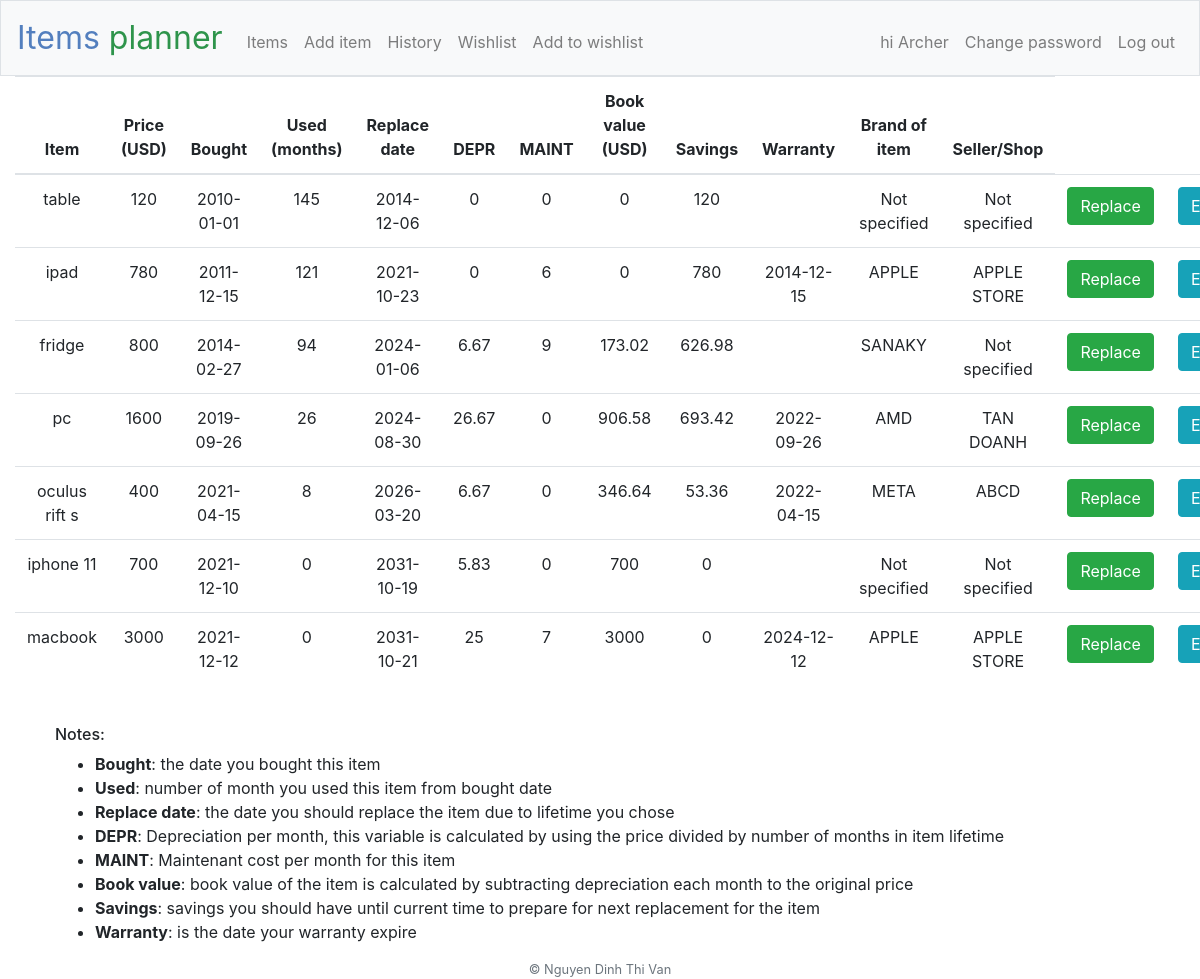
Screenshot of /items (signed in) with the database file from the repository.
### tables this page shows
CREATE TABLE 'items' (id INTEGER, user_id INTEGER, item TEXT NOT NULL, price NUMERIC NOT NULL DEFAULT 0.00, bought DATE, used INTEGER DEFAULT 0, should_replace DATE, depreciation_per_month NUMERIC NOT NULL DEFAULT 0.00, book_value NUMERIC NOT NULL DEFAULT 0.00, savings_should_have NUMERIC NOT NULL DEFAULT 0.00, 'brand' TEXT NOT NULL, seller TEXT NOT NULL, warranty DATE, maint NUMERIC NOT NULL DEFAULT 0.00, PRIMARY KEY (id), FOREIGN KEY (user_id) REFERENCES users(id));

### application.py (the view)
@app.route("/items")
@login_required
def items():
    today = str(date.today())
    items = db.execute("SELECT * FROM items WHERE user_id = ?", session['user_id'])
    for item in items:
        bought = item['bought']
        price = item['price']
        depr_per_month = item['depreciation_per_month']
        used = int((days_between(bought, today))/30)
        book_value = round(float(price) - (depr_per_month * used), 2)
        savings = round(depr_per_month * used, 2)
        expire = days_between(item['should_replace'], today)
        if expire >= 0:
            depr_per_month = 0
            book_value = 0
            savings = price
        db.execute("UPDATE items SET used = ?, depreciation_per_month = ?, book_value = ?, savings_should_have = ? WHERE id = ? AND user_id = ?",
                    used, depr_per_month, book_value, savings, item['id'], session['user_id'])
    new_items = db.execute("SELECT * FROM items WHERE user_id = ? ORDER BY should_replace", session['user_id'])
    return render_template("items.html", items=new_items)

### helpers.py (called while the page is built)
def login_required(f):
    @wraps(f)
    def decorated_function(*args, **kwargs):
        if session.get("user_id") is None:
            return redirect("/login")
        return f(*args, **kwargs)
    return decorated_function

def days_between(d1, d2):
    d1 = datetime.strptime(d1, '%Y-%m-%d')
    d2 = datetime.strptime(d2, '%Y-%m-%d')
    return (d2 - d1).days

### templates/items.html (shortened to what this page needs)
{% extends "layout.html" %}
{% block main %}
    <div class="container-fluid">
        {% if items | length < 1 %}
            You have not added any item! Click <a href="/add_item">Add item</a> to record your items information
        {% else %}
            <table class="table table-hover">
                <thead>
                    <tr>
                        <th>Item</th>
                        <th>Price (USD)</th>
                        <th>Bought</th>
                        <th>Used (months)</th>
                        <th>Replace date</th>
                        <th>DEPR</th>
                        <th>MAINT</th>
                        <th>Book value (USD)</th>
                        <th>Savings</th>
                        <th>Warranty</th>
                        <th>Brand of item</th>
                        <th>Seller/Shop</th>
                    </tr>
                </thead>
                <tbody>
                    {% for item in items %}
                        <tr>
                            <td>{{ item['item'] }}</td>
                            <td>{{ item['price'] }}</td>
                            <td>{{ item['bought'] }}</td>
                            <td>{{ item['used'] }}</td>
                            <td>{{ item['should_replace'] }}</td>
                            <td>{{ item['depreciation_per_month'] }}</td>
                            <td>{{ item['maint'] }}</td>
                            <td>{{ item['book_value'] }}</td>
                            <td>{{ item['savings_should_have'] }}</td>
                            <td>{{ item['warranty'] }}</td>
                            <td>{{ item['brand'] }}</td>
                            <td>{{ item['seller'] }}</td>
                            <td>
                                <form action="/pre_replace" method="post">
                                    <button class="btn btn-success" type="submit">Replace</button>
                                </form>
                            </td>
                            <td>
                                <form action="/pre_edit" method="post">
                                    <button class="btn btn-info" type="submit">Edit</button>
                                </form>
                            </td>
                        </tr>
                    {% endfor %}
                </tbody>
            </table>
        {% endif %}
        <div style="text-align: left; margin-top: 40px; margin-left: 40px;">
            <h6>Notes: </h6>
            <ul>
                <li><strong>Bought</strong>: the date you bought this item</li>
                <li><strong>Used</strong>: number of month you used this item from bought date</li>
                <li><strong>Replace date</strong>: the date you should replace the item due to lifetime you chose</li>
                <li><strong>DEPR</strong>: Depreciation per month, this variable is calculated by using the price divided by number of months in item lifetime</li>
                <li><strong>MAINT</strong>: Maintenant cost per month for this item</li>
                <li><strong>Book value</strong>: book value of the item is calculated by subtracting depreciation each month to the original price</li>
                <li><strong>Savings</strong>: savings you should have until current time to prepare for next replacement for the item</li>
                <li><strong>Warranty</strong>: is the date your warranty expire</li>
            </ul>
        </div>
    </div>
{% endblock %}

### templates/layout.html (shortened to what this page needs)
<!DOCTYPE html>
<html lang="en">
    <head>
        <link rel="stylesheet" href="https://cdn.jsdelivr.net/npm/bootstrap@4.5.3/dist/css/bootstrap.min.css">
        <link href="/static/styles.css" rel="stylesheet">
    </head>
    <body>
        <nav class="navbar navbar-expand-md navbar-light bg-light border">
            <a class="navbar-brand" href="/"><span class="blue">Items</span><span class="green"> planner</span></a>
            <div class="collapse navbar-collapse" id="navbar">
                {% if session.user_id %}
                    <ul class="navbar-nav mr-auto mt-2">
                        <li class="nav-item"><a class="nav-link" href="/items">Items</a></li>
                        <li class="nav-item"><a class="nav-link" href="/add_item">Add item</a></li>
                        <li class="nav-item"><a class="nav-link" href="/history">History</a></li>
                        <li class="nav-item"><a class="nav-link" href="/wishlist">Wishlist</a></li>
                        <li class="nav-item"><a class="nav-link" href="/add_wishlist">Add to wishlist</a></li>
                    </ul>
                    <ul class="navbar-nav m1-auto mt-2">
                        <li class="nav-link">hi {{ session['username'] }}</li>
                        <li class="nav-item"><a class="nav-link" href="/change_pass">Change password</a></li>
                        <li class="nav-item"><a class="nav-link" href="/logout">Log out</a></li>
                    </ul>
                {% else %}
                    <ul class="navbar-nav ml-auto mt-2">
                        <li class="nav-item"><a class="nav-link" href="/register">Register</a></li>
                    </ul>
                {% endif %}
            </div>
        </nav>
        <main>
            {% block main %}{% endblock %}
        </main>
        <footer class="small text-center text-muted">
            &#169; Nguyen Dinh Thi Van
        </footer>
    </body>
</html>

### static/styles.css (style rules this page uses)
nav .navbar-brand { font-size: xx-large; }
nav .navbar-brand .blue { color: #537fbe; }
nav .navbar-brand .green { color: #2e944b; }
main { overflow-x: auto; text-align: center; }

### rows the page displays
items: item "table", price "120", bought "2010-01-01", used "145", should_replace "2014-12-06", depreciation_per_month "0", maint "0", book_value "0", savings_should_have "120", brand "Not specified", seller "Not specified"
items: item "ipad", price "780", bought "2011-12-15", used "121", should_replace "2021-10-23", depreciation_per_month "0", maint "6", book_value "0", savings_should_have "780", warranty "2014-12-15", brand "APPLE", seller "APPLE STORE"
items: item "fridge", price "800", bought "2014-02-27", used "94", should_replace "2024-01-06", depreciation_per_month "6.67", maint "9", book_value "173.02", savings_should_have "626.98", brand "SANAKY", seller "Not specified"
items: item "pc", price "1600", bought "2019-09-26", used "26", should_replace "2024-08-30", depreciation_per_month "26.67", maint "0", book_value "906.58", savings_should_have "693.42", warranty "2022-09-26", brand "AMD", seller "TAN DOANH"
items: item "oculus rift s", price "400", bought "2021-04-15", used "8", should_replace "2026-03-20", depreciation_per_month "6.67", maint "0", book_value "346.64", savings_should_have "53.36", warranty "2022-04-15", brand "META", seller "ABCD"
items: item "iphone 11", price "700", bought "2021-12-10", used "0", should_replace "2031-10-19", depreciation_per_month "5.83", maint "0", book_value "700", savings_should_have "0", brand "Not specified", seller "Not specified"
items: item "macbook", price "3000", bought "2021-12-12", used "0", should_replace "2031-10-21", depreciation_per_month "25", maint "7", book_value "3000", savings_should_have "0", warranty "2024-12-12", brand "APPLE", seller "APPLE STORE"

### other values shown
{{ session['username'] }} "Archer"
